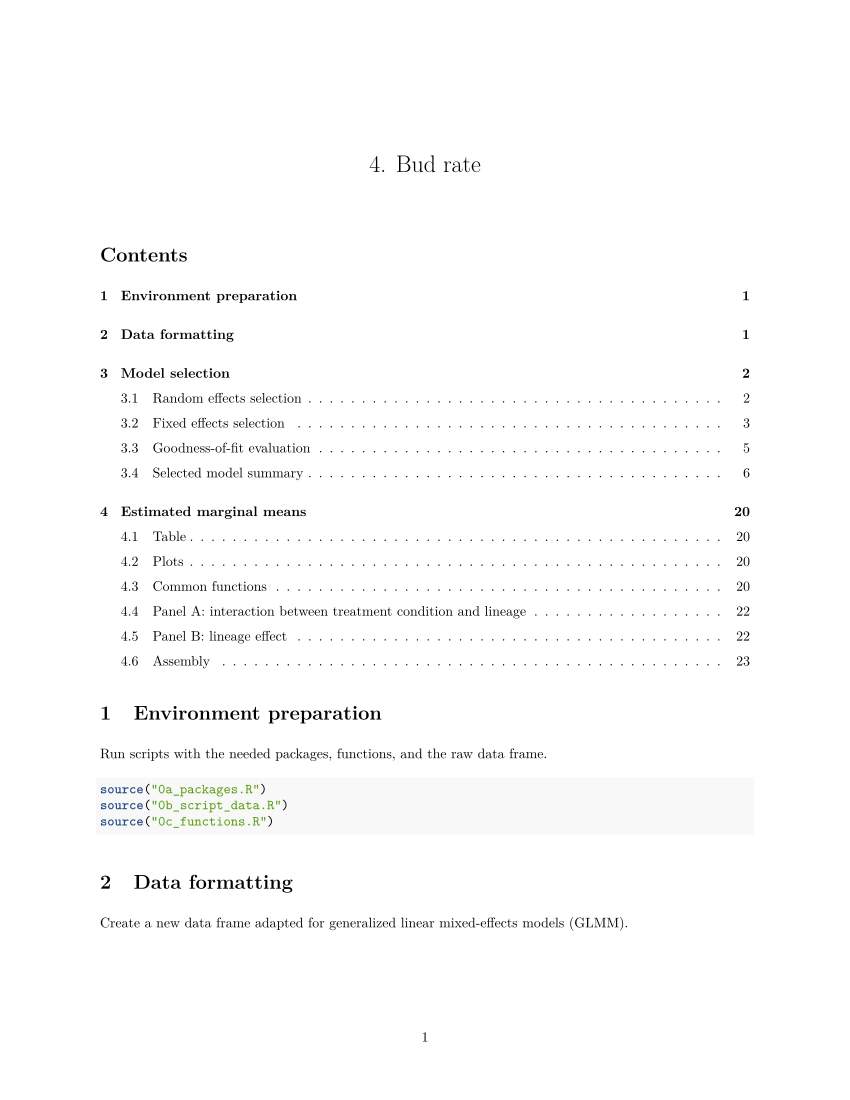

Generate this figure with R:
#' ---
#' title: "4. Bud rate"
#' author: ""
#' date: ""
#' output:
#'   pdf_document:
#'     toc: true
#'     toc_depth: 6
#'     number_sections: true
#' header-includes:
#'   - |
#'     ```{=latex}
#'     \usepackage{fvextra}
#'     \DefineVerbatimEnvironment{Highlighting}{Verbatim}{
#'       breaksymbolleft={}, 
#'       showspaces=false, 
#'       showtabs=false, 
#'       breaklines, 
#'       commandchars=\\\{\}
#'     }
#'     ```
#' ---

#+ include=FALSE, warning=FALSE, message=FALSE, results='hide'

knitr::opts_knit$set(root.dir = "~/Library/Mobile Documents/com~apple~CloudDocs/Documents/these/travail/3_annexes/ix_sommeil/260824_CB/")

knitr::opts_chunk$set(echo = TRUE, warning = FALSE, message = FALSE, 
                      fig.width = 17, fig.height = 10)

options(tibble.print_max = Inf, tibble.width = Inf)

#+ include=TRUE, warning=FALSE, message=FALSE, results='hide'

#' # Environment preparation

#' Run scripts with the needed packages, functions, and the raw data frame.

source("0a_packages.R")
source("0b_script_data.R")
source("0c_functions.R")

#+ include=TRUE, warning=FALSE, message=FALSE, results='show'

#' # Data formatting

#' Create a new data frame adapted for generalized linear mixed-effects models (GLMM).

buds_df <- 
  
  #' Load the raw data frame.
  df %>%
  
  #' Reshape the weekly bud counts from wide to long format.
  pivot_longer(cols = starts_with("buds_"),
               names_to = c(".value", "week"), 
               names_sep = "_",) %>%
  
  #' Convert week and bud count to integers.
  mutate(week = as.integer(week),
         buds = as.integer(buds),
  #' Create a centered variable for the week.
         week_centered = week - mean(week, na.rm = TRUE)) %>% 
  
  #' Remove weeks with missing bud count.
  filter(!is.na(buds)) %>%
  
  #' Keep only the variables needed for the analysis.
  select(treatment_condition, lineage, tum_state, week, week_centered, 
         buds, id_unique, parent_unique, replicate_unique) 

#' Set reference levels for the categorical variables.
buds_df$lineage <- relevel(factor(buds_df$lineage), ref = "HO_MT")
buds_df$treatment_condition <- relevel(factor(buds_df$treatment_condition), ref = "Control")
buds_df$tum_state <- relevel(factor(buds_df$tum_state), ref = "Healthy")

#' # Model selection
#' 
#' ## Random effects selection
#' 
#' With the full fixed-effect structure held constant, compare different
#' random-effect structures to find the optimal one.

buds_pois_R_00 <- glmmTMB(buds ~ week_centered * lineage * treatment_condition, REML = TRUE, family = poisson, data = buds_df)
buds_pois_R_01 <- glmmTMB(buds ~ week_centered * lineage * treatment_condition + (1 | id_unique), REML = TRUE, family = poisson, data = buds_df)
buds_pois_R_02 <- glmmTMB(buds ~ week_centered * lineage * treatment_condition + (week_centered | id_unique), REML = TRUE, family = poisson, data = buds_df)
buds_pois_R_03 <- glmmTMB(buds ~ week_centered * lineage * treatment_condition + (1 | parent_unique), REML = TRUE, family = poisson, data = buds_df)
buds_pois_R_04 <- glmmTMB(buds ~ week_centered * lineage * treatment_condition + (1 | replicate_unique), REML = TRUE, family = poisson, data = buds_df)
buds_pois_R_05 <- glmmTMB(buds ~ week_centered * lineage * treatment_condition + (1 | id_unique) + (1 | parent_unique), REML = TRUE, family = poisson, data = buds_df)
buds_pois_R_06 <- glmmTMB(buds ~ week_centered * lineage * treatment_condition + (1 | id_unique) + (1 | replicate_unique), REML = TRUE, family = poisson, data = buds_df)
buds_pois_R_07 <- glmmTMB(buds ~ week_centered * lineage * treatment_condition + (1 | id_unique) + (1 | parent_unique) + (1 | replicate_unique), REML = TRUE, family = poisson, data = buds_df)

AIC(buds_pois_R_00, buds_pois_R_01, buds_pois_R_02, buds_pois_R_03, buds_pois_R_04, 
    buds_pois_R_05, buds_pois_R_06, buds_pois_R_07) %>% arrange(AIC)

#' The model with the replicate id as a random effect (buds_pois_R_04) has the lowest AIC, 
#' this random effect structure is therefore selected.
#' 
#' ## Fixed effects selection
#' 
#' With the selected random-effect structure fixed, compare different 
#' fixed-effect structures to find the optimal one.

buds_pois_F_00 <- glmmTMB(buds ~ 1 + (1 | replicate_unique), REML = FALSE, family = poisson, data = buds_df)
buds_pois_F_01 <- glmmTMB(buds ~ week_centered + (1 | replicate_unique), REML = FALSE, family = poisson, data = buds_df)
buds_pois_F_02 <- glmmTMB(buds ~ lineage + (1 | replicate_unique), REML = FALSE, family = poisson, data = buds_df)
buds_pois_F_03 <- glmmTMB(buds ~ treatment_condition + (1 | replicate_unique), REML = FALSE, family = poisson, data = buds_df)
buds_pois_F_04 <- glmmTMB(buds ~ tum_state + (1 | replicate_unique), REML = FALSE, family = poisson, data = buds_df)
buds_pois_F_05 <- glmmTMB(buds ~ week_centered + lineage + (1 | replicate_unique), REML = FALSE, family = poisson, data = buds_df)
buds_pois_F_06 <- glmmTMB(buds ~ week_centered + treatment_condition + (1 | replicate_unique), REML = FALSE, family = poisson, data = buds_df)
buds_pois_F_07 <- glmmTMB(buds ~ week_centered + tum_state + (1 | replicate_unique), REML = FALSE, family = poisson, data = buds_df)
buds_pois_F_08 <- glmmTMB(buds ~ lineage + treatment_condition + (1 | replicate_unique), REML = FALSE, family = poisson, data = buds_df)
buds_pois_F_09 <- glmmTMB(buds ~ lineage + tum_state + (1 | replicate_unique), REML = FALSE, family = poisson, data = buds_df)
buds_pois_F_10 <- glmmTMB(buds ~ treatment_condition + tum_state + (1 | replicate_unique), REML = FALSE, family = poisson, data = buds_df)
buds_pois_F_11 <- glmmTMB(buds ~ week_centered * lineage + (1 | replicate_unique), REML = FALSE, family = poisson, data = buds_df)
buds_pois_F_12 <- glmmTMB(buds ~ week_centered * treatment_condition + (1 | replicate_unique), REML = FALSE, family = poisson, data = buds_df)
buds_pois_F_13 <- glmmTMB(buds ~ week_centered * tum_state + (1 | replicate_unique), REML = FALSE, family = poisson, data = buds_df)
buds_pois_F_14 <- glmmTMB(buds ~ lineage * treatment_condition + (1 | replicate_unique), REML = FALSE, family = poisson, data = buds_df)
buds_pois_F_15 <- glmmTMB(buds ~ lineage * tum_state + (1 | replicate_unique), REML = FALSE, family = poisson, data = buds_df)
buds_pois_F_16 <- glmmTMB(buds ~ treatment_condition * tum_state + (1 | replicate_unique), REML = FALSE, family = poisson, data = buds_df)
buds_pois_F_17 <- glmmTMB(buds ~ week_centered + lineage + treatment_condition + (1 | replicate_unique), REML = FALSE, family = poisson, data = buds_df)
buds_pois_F_18 <- glmmTMB(buds ~ week_centered + lineage + tum_state + (1 | replicate_unique), REML = FALSE, family = poisson, data = buds_df)
buds_pois_F_19 <- glmmTMB(buds ~ week_centered + treatment_condition + tum_state + (1 | replicate_unique), REML = FALSE, family = poisson, data = buds_df)
buds_pois_F_20 <- glmmTMB(buds ~ lineage + treatment_condition + tum_state + (1 | replicate_unique), REML = FALSE, family = poisson, data = buds_df)
buds_pois_F_21 <- glmmTMB(buds ~ week_centered * lineage + treatment_condition + (1 | replicate_unique), REML = FALSE, family = poisson, data = buds_df)
buds_pois_F_22 <- glmmTMB(buds ~ week_centered * treatment_condition + lineage + (1 | replicate_unique), REML = FALSE, family = poisson, data = buds_df)
buds_pois_F_23 <- glmmTMB(buds ~ week_centered * tum_state + lineage + (1 | replicate_unique), REML = FALSE, family = poisson, data = buds_df)
buds_pois_F_24 <- glmmTMB(buds ~ week_centered * lineage + tum_state + (1 | replicate_unique), REML = FALSE, family = poisson, data = buds_df)
buds_pois_F_25 <- glmmTMB(buds ~ week_centered * treatment_condition + tum_state + (1 | replicate_unique), REML = FALSE, family = poisson, data = buds_df)
buds_pois_F_26 <- glmmTMB(buds ~ week_centered * tum_state + treatment_condition + (1 | replicate_unique), REML = FALSE, family = poisson, data = buds_df)
buds_pois_F_27 <- glmmTMB(buds ~ lineage * treatment_condition + week_centered + (1 | replicate_unique), REML = FALSE, family = poisson, data = buds_df)
buds_pois_F_28 <- glmmTMB(buds ~ lineage * tum_state + week_centered + (1 | replicate_unique), REML = FALSE, family = poisson, data = buds_df)
buds_pois_F_29 <- glmmTMB(buds ~ treatment_condition * tum_state + week_centered + (1 | replicate_unique), REML = FALSE, family = poisson, data = buds_df)
buds_pois_F_30 <- glmmTMB(buds ~ lineage * treatment_condition + tum_state + (1 | replicate_unique), REML = FALSE, family = poisson, data = buds_df)
buds_pois_F_31 <- glmmTMB(buds ~ lineage * tum_state + treatment_condition + (1 | replicate_unique), REML = FALSE, family = poisson, data = buds_df)
buds_pois_F_32 <- glmmTMB(buds ~ treatment_condition * tum_state + lineage + (1 | replicate_unique), REML = FALSE, family = poisson, data = buds_df)
buds_pois_F_33 <- glmmTMB(buds ~ week_centered * lineage * treatment_condition + (1 | replicate_unique), REML = FALSE, family = poisson, data = buds_df)
buds_pois_F_34 <- glmmTMB(buds ~ week_centered * lineage * tum_state + (1 | replicate_unique), REML = FALSE, family = poisson, data = buds_df)
buds_pois_F_35 <- glmmTMB(buds ~ week_centered * treatment_condition * tum_state + (1 | replicate_unique), REML = FALSE, family = poisson, data = buds_df)
buds_pois_F_36 <- glmmTMB(buds ~ lineage * treatment_condition * tum_state + (1 | replicate_unique), REML = FALSE, family = poisson, data = buds_df)

AIC(buds_pois_F_00, buds_pois_F_01, buds_pois_F_02, buds_pois_F_03, buds_pois_F_04,
    buds_pois_F_05, buds_pois_F_06, buds_pois_F_07, buds_pois_F_08, buds_pois_F_09,
    buds_pois_F_10, buds_pois_F_11, buds_pois_F_12, buds_pois_F_13, buds_pois_F_14,
    buds_pois_F_15, buds_pois_F_16, buds_pois_F_17, buds_pois_F_18, buds_pois_F_19,
    buds_pois_F_20, buds_pois_F_21, buds_pois_F_22, buds_pois_F_23, buds_pois_F_24,
    buds_pois_F_25, buds_pois_F_26, buds_pois_F_27, buds_pois_F_28, buds_pois_F_29,
    buds_pois_F_30, buds_pois_F_31, buds_pois_F_32, buds_pois_F_33, buds_pois_F_34,
    buds_pois_F_35, buds_pois_F_36) %>% arrange(AIC)

#' The model with the interaction between the week, the lineage and the treatment condition
#' has the lowest AIC and is therefore selected (buds_pois_F_33).
#' 
#' ## Goodness-of-fit evaluation

#' Refit the selected model.
buds_pois_mod_33 <- glmmTMB(buds ~ week_centered * lineage * treatment_condition + (1 | replicate_unique), REML = TRUE, family = poisson, data = buds_df)

#' Assess goodness-of-fit of the selected model using simulated residuals.
buds_pois_mod_33_res <- simulateResiduals(buds_pois_mod_33, plot = TRUE)

#' ## Selected model summary

# Releveling of "lineage" to obtain all pairwise comparisons from the same model.

buds_df$lineage <- relevel(buds_df$lineage, ref = "HO_MT")
summary(glmmTMB(buds ~ week_centered * lineage * treatment_condition + (1 | replicate_unique), REML = TRUE, family = poisson, data = buds_df))

buds_df$lineage <- relevel(buds_df$lineage, ref = "HO_SPC")
summary(glmmTMB(buds ~ week_centered * lineage * treatment_condition + (1 | replicate_unique), REML = TRUE, family = poisson, data = buds_df))

buds_df$lineage <- relevel(buds_df$lineage, ref = "HO_SPT")
summary(glmmTMB(buds ~ week_centered * lineage * treatment_condition + (1 | replicate_unique), REML = TRUE, family = poisson, data = buds_df))

buds_df$lineage <- relevel(buds_df$lineage, ref = "HO_VLN")
summary(glmmTMB(buds ~ week_centered * lineage * treatment_condition + (1 | replicate_unique), REML = TRUE, family = poisson, data = buds_df))

buds_df$lineage <- relevel(buds_df$lineage, ref = "HC_MT")
summary(glmmTMB(buds ~ week_centered * lineage * treatment_condition + (1 | replicate_unique), REML = TRUE, family = poisson, data = buds_df))

buds_df$lineage <- relevel(buds_df$lineage, ref = "HV_GAL")
summary(glmmTMB(buds ~ week_centered * lineage * treatment_condition + (1 | replicate_unique), REML = TRUE, family = poisson, data = buds_df))

#' # Estimated marginal means

#' ## Table

#' Create a character string containing the 6 exact centered values.
week_values <- 1:6 - mean(buds_df$week, na.rm = TRUE)
week_terms <- paste0("week_centered [", paste(week_values, collapse = ","), "]")

#' Compute the estimated marginal means of weekly bud production for every
#' combination of week, treatment condition, and lineage, based on the selected model.
buds_emmeans <- 
  as.data.frame(ggemmeans(buds_pois_mod_33,
                          terms = c(week_terms, "treatment_condition", "lineage"),
                          bias_correction = TRUE)) %>%
  arrange(facet, group, x)

#' Back-transform the centered week to the original scale (weeks 1 to 6) for plotting.
buds_emmeans$x <- buds_emmeans$x + mean(buds_df$week, na.rm = TRUE)

#' Round the values to ensure ggplot perfectly recognizes the integers 1 to 6.
buds_emmeans$x <- round(buds_emmeans$x)

#' ## Plots

#' ## Common functions

#' Function to plot, for a single lineage, the predicted weekly bud production 
#' by treatment condition.
buds_plot_treatment <- function(lineage, show_y_text = FALSE, show_x_text = TRUE, show_y_title = FALSE, show_x_title = FALSE) {
  data_sub <- subset(buds_emmeans, facet == lineage)

  prefix <- sub("_.*", "", lineage)
  prefix_format <- paste0(substr(prefix, 1, 1), tolower(substr(prefix, 2, nchar(prefix))))
  label_expr <- parse(text = paste0("bolditalic('", prefix_format, "') * bold('", sub(".*_", "_", lineage), "')"))
  
  ggplot(data_sub, aes(x = x, y = predicted, color = group, fill = group)) +
    geom_line(linewidth = 0.8) +
    geom_ribbon(aes(ymin = conf.low, ymax = conf.high), alpha = 0.15, color = NA) +
    labs(x = if(show_x_title) "Age (weeks)" else NULL, 
         y = if(show_y_title) "Estimated marginal means\nof the number of buds produced" else NULL, 
         title = NULL) +
    theme_bw() +
    theme(axis.text.x = if(show_x_text) element_text(color = "black", size = 14) else element_blank(),
          axis.ticks.x = if(show_x_text) element_line() else element_blank(),
          axis.text.y = if(show_y_text) element_text(color = "black", size = 14) else element_blank(),
          axis.ticks.y = if(show_y_text) element_line() else element_blank(),
          axis.title.x = element_text(color = "black", size = 14, margin = margin(t = 10)),
          axis.title.y.right = element_text(color = "black", size = 14, angle = 90, margin = margin(l = 25)),
          axis.line.y.right = element_blank(),
          plot.margin = margin(l = 5, r = 5, t = 5, b = 5),
          legend.position = "none") +
    scale_x_continuous(limits = c(1, 6), breaks = c(2, 4, 6)) +
    scale_y_continuous(position = "right") +
    coord_cartesian(ylim = c(0, 3.5)) +
    scale_color_manual(values = treatment_condition_colors) +
    scale_fill_manual(values = treatment_condition_colors) +
    annotate("text", x = 1.2, y = 3.3, label = label_expr, 
             color = "black", size = 5, hjust = 0, vjust = 1) }

#' Function to plot, for a single lineage, the predicted weekly bud production 
#' pooled across treatment conditions.
buds_plot_lineage <- function(lineage, show_y_text = FALSE, show_x_text = TRUE, show_y_title = FALSE, show_x_title = FALSE) {
  data_sub <- subset(buds_emmeans, facet == lineage)
  data_lineage <- aggregate(cbind(predicted, conf.low, conf.high) ~ x, data = data_sub, FUN = mean)
  data_lineage <- data_lineage[order(data_lineage$x), ]
  
  prefix <- sub("_.*", "", lineage)
  prefix_format <- paste0(substr(prefix, 1, 1), tolower(substr(prefix, 2, nchar(prefix))))
  label_expr <- parse(text = paste0("bolditalic('", prefix_format, "') * bold('", sub(".*_", "_", lineage), "')"))
  
  ggplot(data_lineage, aes(x = x, y = predicted)) +
    geom_line(linewidth = 0.8, color = "black") +
    geom_ribbon(aes(ymin = conf.low, ymax = conf.high), alpha = 0.15, fill = "black", linewidth = 0.3) +
    labs(x = if(show_x_title) "Age (weeks)" else NULL, 
         y = if(show_y_title) "Estimated marginal means\nof the number of buds produced" else NULL, 
         title = NULL) +
    theme_bw() +
    theme(axis.text.x = if(show_x_text) element_text(color = "black", size = 14) else element_blank(),
          axis.ticks.x = if(show_x_text) element_line() else element_blank(),
          axis.text.y = if(show_y_text) element_text(color = "black", size = 14) else element_blank(),
          axis.ticks.y = if(show_y_text) element_line() else element_blank(),
          axis.title.x = element_text(color = "black", size = 14, margin = margin(t = 10)),
          axis.title.y.right = element_text(color = "black", size = 14, angle = 90, margin = margin(l = 25)),
          axis.line.y.right = element_blank(),
          plot.margin = margin(l = 5, r = 5, t = 5, b = 5)) +
    scale_x_continuous(limits = c(1, 6), breaks = c(2, 4, 6)) +
    scale_y_continuous(position = "right") +
    coord_cartesian(ylim = c(0, 3.5)) +
    annotate("text", x = 1.2, y = 3.3, label = label_expr, 
             color = "black", size = 5, hjust = 0, vjust = 1) }

#' ## Panel A: interaction between treatment condition and lineage

A1 <- buds_plot_treatment("HO_MT", show_y_text = FALSE, show_x_text = FALSE)
A2 <- buds_plot_treatment("HO_SPC", show_y_text = FALSE, show_x_text = FALSE)
A3 <- buds_plot_treatment("HO_SPT", show_y_text = TRUE, show_x_text = FALSE) 
A4 <- buds_plot_treatment("HO_VLN", show_y_text = FALSE, show_x_text = TRUE)
A5 <- buds_plot_treatment("HC_MT", show_y_text = FALSE, show_x_text = TRUE, show_x_title = TRUE)
A6 <- buds_plot_treatment("HV_GAL", show_y_text = TRUE, show_x_text = TRUE, show_y_title = TRUE) 

#' Add a letter tag (A) directly to the first sub-plot before combining.
A1 <- A1 + labs(tag = "A") + theme(plot.tag = element_text(size = 20, face = "bold"))

#' Combine A1 to A6 into panel A.
A <- (A1 + A2 + A3) / (A4 + A5 + A6) + plot_layout(heights = c(1, 1))

#' ## Panel B: lineage effect

B1 <- buds_plot_lineage("HO_MT",  show_y_text = FALSE, show_x_text = FALSE)
B2 <- buds_plot_lineage("HO_SPC", show_y_text = FALSE, show_x_text = FALSE)
B3 <- buds_plot_lineage("HO_SPT", show_y_text = TRUE,  show_x_text = FALSE) 
B4 <- buds_plot_lineage("HO_VLN", show_y_text = FALSE, show_x_text = TRUE)
B5 <- buds_plot_lineage("HC_MT",  show_y_text = FALSE, show_x_text = TRUE, show_x_title = TRUE)
B6 <- buds_plot_lineage("HV_GAL", show_y_text = TRUE,  show_x_text = TRUE, show_y_title = TRUE)

#' Add a letter tag (B) directly to the first sub-plot before combining.
B1 <- B1 + labs(tag = "B") + theme(plot.tag = element_text(size = 20, face = "bold"))

#' Combine B1 to B6 into panel B.
B <- (B1 + B2 + B3) / (B4 + B5 + B6) + plot_layout(heights = c(1, 1))

#' ## Assembly

#' Extract legend from the plot A6 to use later on the full figure.
legend_treatment <- cowplot::get_legend(
  A6 +
    labs(color = NULL, fill = NULL) +
    theme(legend.position = "bottom", 
          legend.direction = "horizontal", 
          legend.text = element_text(size = 13)))

#' Build title graphical objects for each panel.
interaction_title_grob <- cowplot::ggdraw() + 
  cowplot::draw_label("Interaction between the shaking treatment and the lineage", 
                      fontface = "bold", size = 16, x = 0.5, hjust = 0.5)

lineage_title_grob <- cowplot::ggdraw() + 
  cowplot::draw_label("Lineage effect", 
                      fontface = "bold", size = 16, x = 0.5, hjust = 0.5)

#' Stack the titles, panels, and legend vertically into a single column.
final_buds_panel <- cowplot::plot_grid(interaction_title_grob,
                                       A, 
                                       legend_treatment,
                                       lineage_title_grob, 
                                       B, 
                                       ncol = 1, 
                                       rel_heights = c(0.08, 1, 0.1, 0.08, 1)) + 
  theme(plot.margin = margin(l = 5, r = 5, t = 5, b = 5))

#' Show the final figure.
print(final_buds_panel)

ggsave("figure_5.png", plot = final_buds_panel, width = 21, height = 29.7, units = "cm", dpi = 300)
